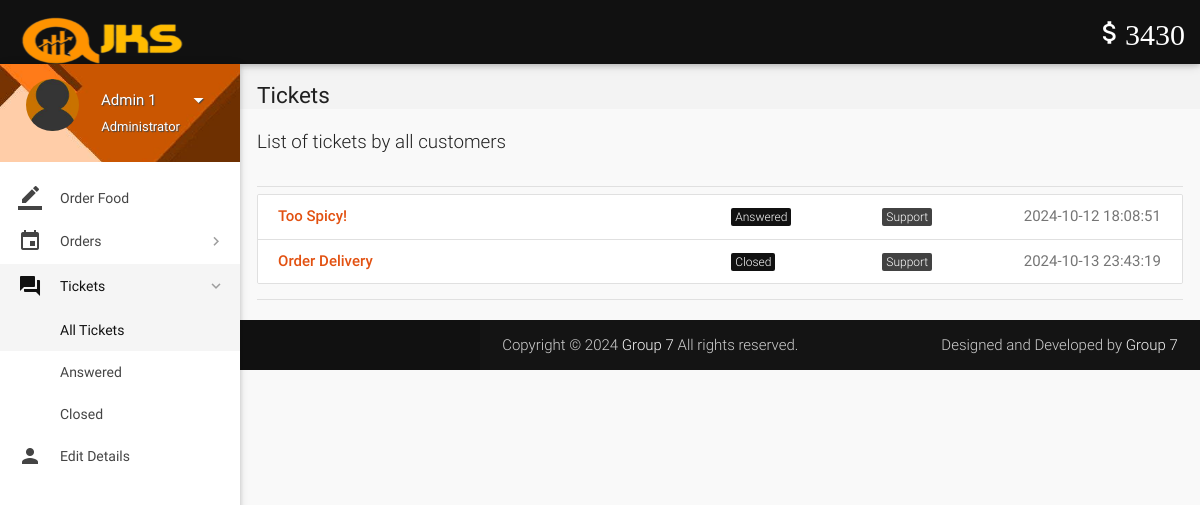
/account/all-tickets.php (signed in), run on the app's committed database.
### tables this page shows
CREATE TABLE `wallet_details` (
  `id` int(11) NOT NULL,
  `wallet_id` int(11) NOT NULL,
  `number` varchar(16) NOT NULL,
  `cvv` int(3) NOT NULL,
  `balance` int(11) NOT NULL DEFAULT 2000
);

CREATE TABLE `tickets` (
  `id` int(11) NOT NULL,
  `poster_id` int(11) NOT NULL,
  `subject` varchar(100) NOT NULL,
  `description` varchar(3000) NOT NULL,
  `status` varchar(8) NOT NULL DEFAULT 'Open',
  `type` varchar(30) NOT NULL DEFAULT 'Others',
  `date` datetime NOT NULL DEFAULT current_timestamp(),
  `deleted` tinyint(4) NOT NULL DEFAULT 0
);

### account/includes/wallet.php (called while the page is built)
<?php
$user_id=$_SESSION['user_id'];
$sql = $con->query("SELECT * FROM wallet where customer_id = $user_id");
$row1 = $sql->fetch_assoc();
$wallet_id = $row1['id'];
$sql = $con->query("SELECT * FROM wallet_details where wallet_id = $wallet_id");
$row1 = $sql->fetch_assoc();
$balance = $row1['balance'];
?>

### account/includes/connect.php (called while the page is built, shortened)
<?php
$name = isset($_SESSION['name']) ? $_SESSION['name'] : null;
$role = isset($_SESSION['role']) ? $_SESSION['role'] : null;
?>

### account/all-tickets.php (the view, shortened to what this page needs)
<?php
include 'includes/connect.php';
include 'includes/wallet.php';
	if($_SESSION['admin_sid']==session_id())
	{
		?>
<!DOCTYPE html>
<html lang="en">
<head>
  <link href="css/materialize.min.css" type="text/css" rel="stylesheet" media="screen,projection">
  <link href="css/style.min.css" type="text/css" rel="stylesheet" media="screen,projection">
  <link href="css/custom/custom.min.css" type="text/css" rel="stylesheet" media="screen,projection">
  <link href="js/plugins/perfect-scrollbar/perfect-scrollbar.css" type="text/css" rel="stylesheet" media="screen,projection">
  <link href="js/plugins/data-tables/css/jquery.dataTables.min.css" type="text/css" rel="stylesheet" media="screen,projection">
</head>
<body>
  <header id="header" class="page-topbar">
        <div class="navbar-fixed">
            <nav class="navbar-color">
                <div class="nav-wrapper">
                    <ul class="left">
                      <li><h1 class="logo-wrapper"><a href="index.php" class="brand-logo darken-1"><img src="images/logo.png" alt="logo"></a> <span class="logo-text">Logo</span></h1></li>
                    </ul>
                    <ul class="right hide-on-med-and-down">
                        <li><a href="#" class="waves-effect waves-block waves-light"><i class="mdi-editor-attach-money"><?php echo $balance;?></i></a>
                        </li>
                    </ul>
                </div>
            </nav>
        </div>
  </header>
  <div id="main">
    <div class="wrapper">
      <aside id="left-sidebar-nav">
        <ul id="slide-out" class="side-nav fixed leftside-navigation">
            <li class="user-details cyan darken-2">
            <div class="row">
                <div class="col col s4 m4 l4">
                    <img src="images/avatar.jpg" alt="" class="circle responsive-img valign profile-image">
                </div>
                <div class="col col s8 m8 l8">
                    <a class="btn-flat dropdown-button waves-effect waves-light white-text profile-btn" href="#" data-activates="profile-dropdown"><?php echo $name;?> <i class="mdi-navigation-arrow-drop-down right"></i></a>
                    <p class="user-roal"><?php echo $role;?></p>
                </div>
            </div>
            </li>
            <li class="bold"><a href="index.php" class="waves-effect waves-cyan"><i class="mdi-editor-border-color"></i> Order Food</a>
            </li>
                <li class="no-padding">
                    <ul class="collapsible collapsible-accordion">
                        <li class="bold"><a class="collapsible-header waves-effect waves-cyan"><i class="mdi-editor-insert-invitation"></i> Orders</a>
                        </li>
                    </ul>
                </li>
                <li class="no-padding">
                    <ul class="collapsible collapsible-accordion">
                        <li class="bold"><a class="collapsible-header waves-effect waves-cyan active"><i class="mdi-action-question-answer"></i> Tickets</a>
                            <div class="collapsible-body">
                                <ul>
								<li class="<?php
								if(!isset($_GET['status'])){
										echo 'active';
									}?>
									"><a href="all-tickets.php">All Tickets</a>
                                </li>
								<?php
									$sql = mysqli_query($con, "SELECT DISTINCT status FROM tickets;");
									while($row = mysqli_fetch_array($sql)){
                                    echo '<li class='.(isset($_GET['status'])?($status == $_GET['status'] ? 'active' : ''): '').'><a href="all-tickets.php?status='.$row['status'].'">'.$row['status'].'</a>
                                    </li>';
									}
									?>
                                </ul>
                            </div>
                        </li>
                    </ul>
                </li>
            <li class="bold"><a href="details.php" class="waves-effect waves-cyan"><i class="mdi-social-person"></i> Edit Details</a>
            </li>
        </ul>
        </aside>
      <section id="content">
        <div id="breadcrumbs-wrapper">
          <div class="container">
            <div class="row">
              <div class="col s12 m12 l12">
                <h5 class="breadcrumbs-title">Tickets</h5>
              </div>
            </div>
          </div>
        </div>
        <div class="container">
          <p class="caption">List of tickets by all customers</p>
          <div class="divider"></div>
									<div id="work-collections">
									<ul id="projects-collection" class="collection">
								<?php
									if(isset($_GET['status'])){
										$status = $_GET['status'];
									}
									else{
										$status = '%';
									}
									$sql = mysqli_query($con, "SELECT * FROM tickets WHERE status LIKE '$status';");
									while($row = mysqli_fetch_array($sql)){
									echo'<a href="view-ticket-admin.php?id='.$row['id'].'"class="collection-item">
                                        <div class="row">
                                            <div class="col s6">
                                                <p class="collections-title">'.$row['subject'].'</p>
                                            </div>
                                            <div class="col s2">
                                            <span class="task-cat cyan">'.$row['status'].'</span></div>
                                            <div class="col s2">
                                            <span class="task-cat grey darken-3">'.$row['type'].'</span></div>
                                            <div class="col s2">
                                            <span class="badge">'.$row['date'].'</span></div>
                                        </div>
                                    </a>';
									}
									?>
									</ul>
									</div>
            <div class="divider"></div>
          </div>
    </div>
  <footer class="page-footer">
    <div class="footer-copyright">
      <div class="container">
        <span>Copyright © 2024 <a class="grey-text text-lighten-4" href="#" target="_blank">Group 7</a> All rights reserved.</span>
        <span class="right"> Designed and Developed by <a class="grey-text text-lighten-4" href="#">Group 7</a></span>
        </div>
    </div>
  </footer>
</body>
</html>
<?php
	}
?>

### data on the page
wallet_details: balance "3430"
tickets: subject "Too Spicy!", status "Answered", type "Support", date "2024-10-12 18:08:51"
tickets: subject "Order Delivery", status "Closed", type "Support", date "2024-10-13 23:43:19"

### other printed values
$name "Admin 1"
$role "Administrator"
$row['status'] "Answered"
$row['status'] "Closed"
